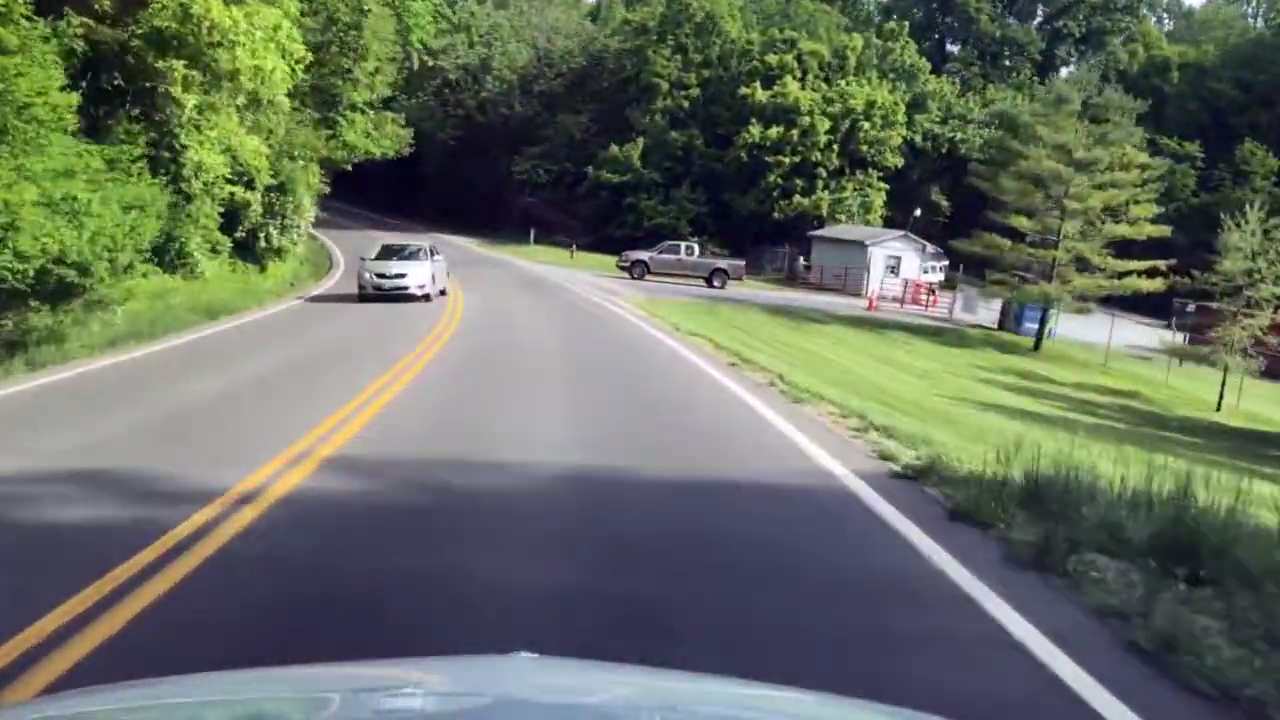
#> input picture Task-2/input/ugv_r3_task2/1.png, 1280 x 720 px; its folder holds only this picture in this run
$ python main.py
#> lines starting #> are read from the running program, lines starting #| are printed output that depends on the picture; after the words box and inside, x2 and y2 are one past the last pixel; in counts of white or black regions, pixels touching at a corner belong together
import cv2
import numpy as np
import os
import warnings


# =========================================================
# FUNCTION 1: CREATE FINAL LANE COORDINATES
# =========================================================
def make_coordinates(image, line_parameters):

    slope, intercept = line_parameters

    height = image.shape[0]
    width = image.shape[1]

    y1 = int(height * 0.90)
    y2 = int(height * 0.55)

    if abs(slope) < 0.001:
        return None

    x1 = int((y1 - intercept) / slope)
    x2 = int((y2 - intercept) / slope)

    x1 = max(0, min(width - 1, x1))
    x2 = max(0, min(width - 1, x2))

    return np.array([x1, y1, x2, y2])


# =========================================================
# FUNCTION 2: SELECT LEFT / RIGHT LANE CANDIDATE
# =========================================================
def select_lane_candidate(candidates, side, width):

    if len(candidates) == 0:
        return None

    if side == "left":
        reference_x = max(
            candidate[3]
            for candidate in candidates
        )

    else:
        reference_x = min(
            candidate[3]
            for candidate in candidates
        )

    close_candidates = [
        candidate
        for candidate in candidates
        if abs(candidate[3] - reference_x) < width * 0.10
    ]

    if len(close_candidates) == 0:
        return None

    values = np.array(close_candidates)

    return np.average(
        values[:, :2],
        axis=0,
        weights=values[:, 2]
    )


# =========================================================
# FUNCTION 3: FIND LEFT AND RIGHT LANES
# =========================================================
def average_lane_lines(image, lines):

    left_lines = []
    right_lines = []

    height, width = image.shape[:2]
    reference_y = height * 0.80

    if lines is None:
        return None, None

    # -----------------------------------------------------
    # IMPORTANT FIX:
    # Normalize OpenCV Hough output to N x 4
    # -----------------------------------------------------
    lines = np.asarray(lines).reshape(-1, 4)

    for x1, y1, x2, y2 in lines:

        x1 = float(x1)
        y1 = float(y1)
        x2 = float(x2)
        y2 = float(y2)

        if abs(x2 - x1) < 1e-6:
            continue

        slope = (y2 - y1) / (x2 - x1)

        if not 0.45 < abs(slope) < 5.0:
            continue

        intercept = y1 - slope * x1

        middle_x = (x1 + x2) / 2

        x_at_reference = (
            reference_y - intercept
        ) / slope

        length = np.hypot(
            x2 - x1,
            y2 - y1
        )

        candidate = (
            slope,
            intercept,
            length,
            x_at_reference
        )

        # -------------------------------------------------
        # LEFT LANE
        # -------------------------------------------------
        if (
            slope < 0
            and middle_x < width * 0.60
            and width * 0.05 < x_at_reference < width * 0.60
        ):
            left_lines.append(candidate)

        # -------------------------------------------------
        # RIGHT LANE
        # -------------------------------------------------
        elif (
            slope > 0
            and middle_x > width * 0.40
            and width * 0.40 < x_at_reference < width * 0.95
        ):
            right_lines.append(candidate)

    left_average = select_lane_candidate(
        left_lines,
        "left",
        width
    )

    right_average = select_lane_candidate(
        right_lines,
        "right",
        width
    )

    left_lane = None
    right_lane = None

    if left_average is not None:

        left_lane = make_coordinates(
            image,
            left_average
        )

    if right_average is not None:

        right_lane = make_coordinates(
            image,
            right_average
        )

    return left_lane, right_lane


# =========================================================
# FUNCTION 4: QUADRATIC RANSAC
# =========================================================
# [764 lines left out: functions fit_quadratic_ransac, find_curved_lanes, make_line_at_y, shorten_crossing_lane_pair, find_dashboard_curve_lane_pair, find_occluded_lane_pair and 1 more, not called in this run]


# =========================================================
# FUNCTION 11: PROCESS ONE IMAGE
# =========================================================
def process_image(image):

    # -----------------------------------------------------
    # STEP 1: GRAYSCALE
    # -----------------------------------------------------
    gray = cv2.cvtColor(
        image,
        cv2.COLOR_BGR2GRAY
    )

    # -----------------------------------------------------
    # STEP 2: GAUSSIAN BLUR
    # -----------------------------------------------------
    blur = cv2.GaussianBlur(
        gray,
        (5, 5),
        0
    )

    # -----------------------------------------------------
    # STEP 3: CANNY EDGE DETECTION
    # -----------------------------------------------------
    edges = cv2.Canny(
        blur,
        50,
        150
    )

    # -----------------------------------------------------
    # STEP 4: REGION OF INTEREST
    # -----------------------------------------------------
    height = edges.shape[0]
    width = edges.shape[1]

    mask = np.zeros_like(
        edges
    )

    polygon = np.array([[
        (int(width * 0.03), int(height * 0.90)),
        (int(width * 0.25), int(height * 0.47)),
        (int(width * 0.75), int(height * 0.47)),
        (int(width * 0.97), int(height * 0.90))
    ]], dtype=np.int32)

    cv2.fillPoly(
        mask,
        polygon,
        255
    )

    roi_edges = cv2.bitwise_and(
        edges,
        mask
    )

    # -----------------------------------------------------
    # STEP 5: HOUGH LINE TRANSFORM
    # -----------------------------------------------------
    lines = cv2.HoughLinesP(
        roi_edges,
        rho=1,
        theta=np.pi / 180,
        threshold=25,
        minLineLength=25,
        maxLineGap=45
    )

    # -----------------------------------------------------
    # STEP 6: FIND LEFT + RIGHT LANES
    # -----------------------------------------------------
    left_lane, right_lane = average_lane_lines(
        image,
        lines
    )

    straight_lanes = None

    if (
        left_lane is not None
        and right_lane is not None
    ):

        lx1, ly1, lx2, ly2 = left_lane
        rx1, ry1, rx2, ry2 = right_lane

        if (
            lx1 + width * 0.08 < rx1
            and lx2 < rx2
        ):

            straight_lanes = (
                left_lane,
                right_lane
            )

        else:

            straight_lanes = shorten_crossing_lane_pair(
                image,
                left_lane,
                right_lane
            )

    # -----------------------------------------------------
    # STEP 7: CURVED ROAD FALLBACK
    # -----------------------------------------------------
    curved_lanes = None

    if (
        straight_lanes is None
        and (
            left_lane is None
            or right_lane is None
        )
    ):

        curved_lanes = find_curved_lanes(
            image,
            edges
        )

    # -----------------------------------------------------
    # STEP 8: OCCLUSION / PORTRAIT FALLBACK
    # -----------------------------------------------------
    if (
        straight_lanes is None
        and curved_lanes is None
    ):

        straight_lanes = find_portrait_lane_pair(
            image
        )

    # -----------------------------------------------------
    # STEP 9: PREPARE OUTPUT
    # -----------------------------------------------------
    lane_image = image.copy()

    lane_detected = False

    line_thickness = max(
        3,
        width // 160
    )

    text_origin = (
        max(15, width // 40),
        max(30, height // 14)
    )

    text_scale = max(
        0.45,
        width / 1200
    )

    # -----------------------------------------------------
    # CURVED LANES
    # -----------------------------------------------------
    if curved_lanes is not None:

        left_curve, right_curve = curved_lanes

        overlay = image.copy()

        drivable_area = np.array([
            np.vstack([
                left_curve,
                right_curve[::-1]
            ])
        ], dtype=np.int32)

        cv2.fillPoly(
            overlay,
            drivable_area,
            (0, 255, 0)
        )

        lane_image = cv2.addWeighted(
            overlay,
            0.30,
            image,
            0.70,
            0
        )

        cv2.polylines(
            lane_image,
            [left_curve],
            False,
            (0, 0, 255),
            line_thickness
        )

        cv2.polylines(
            lane_image,
            [right_curve],
            False,
            (0, 0, 255),
            line_thickness
        )

        lane_detected = True

    # -----------------------------------------------------
    # STRAIGHT LANES
    # -----------------------------------------------------
    elif straight_lanes is not None:

        left_lane, right_lane = straight_lanes

        lx1, ly1, lx2, ly2 = left_lane
        rx1, ry1, rx2, ry2 = right_lane

        if (
            lx1 + width * 0.08 < rx1
            and lx2 < rx2
        ):

            overlay = image.copy()

            drivable_area = np.array([[
                (lx1, ly1),
                (lx2, ly2),
                (rx2, ry2),
                (rx1, ry1)
            ]], dtype=np.int32)

            cv2.fillPoly(
                overlay,
                drivable_area,
                (0, 255, 0)
            )

            lane_image = cv2.addWeighted(
                overlay,
                0.30,
                image,
                0.70,
                0
            )

            cv2.line(
                lane_image,
                (lx1, ly1),
                (lx2, ly2),
                (0, 0, 255),
                line_thickness
            )

            cv2.line(
                lane_image,
                (rx1, ry1),
                (rx2, ry2),
                (0, 0, 255),
                line_thickness
            )

            lane_detected = True

    # -----------------------------------------------------
    # INCOMPLETE DETECTION
    # -----------------------------------------------------
    if not lane_detected:

        for lane in (
            left_lane,
            right_lane
        ):

            if lane is not None:

                x1, y1, x2, y2 = lane

                cv2.line(
                    lane_image,
                    (x1, y1),
                    (x2, y2),
                    (0, 0, 255),
                    line_thickness
                )

        cv2.putText(
            lane_image,
            "Lane Detection Incomplete",
            text_origin,
            cv2.FONT_HERSHEY_SIMPLEX,
            text_scale,
            (0, 0, 255),
            max(
                1,
                line_thickness // 2
            ),
            cv2.LINE_AA
        )

    # -----------------------------------------------------
    # SUCCESSFUL DETECTION
    # -----------------------------------------------------
    else:

        cv2.putText(
            lane_image,
            "Drivable Area",
            text_origin,
            cv2.FONT_HERSHEY_SIMPLEX,
            text_scale,
            (0, 255, 0),
            max(
                1,
                line_thickness // 2
            ),
            cv2.LINE_AA
        )

    return lane_image


# =========================================================
# MAIN PROGRAM
# =========================================================

base_folder = os.path.dirname(
    os.path.abspath(__file__)
)


print("\n======================================")
print("Task-2 Lane Detection")
print("======================================")


# ---------------------------------------------------------
# INPUT / OUTPUT
# ---------------------------------------------------------
input_folder = os.path.join(
    base_folder,
    "Input"
)

output_folder = os.path.join(
    base_folder,
    "Output"
)


os.makedirs(
    output_folder,
    exist_ok=True
)


# ---------------------------------------------------------
# CHECK INPUT
# ---------------------------------------------------------
if not os.path.exists(input_folder):

    print("ERROR: Input folder does not exist:")
    print(input_folder)

    input("\nPress Enter to exit...")
    raise SystemExit


# ---------------------------------------------------------
# SEARCH FOR IMAGES RECURSIVELY
# ---------------------------------------------------------
valid_extensions = (
    ".jpg",
    ".jpeg",
    ".png",
    ".bmp",
    ".webp"
)

image_paths = []


for root, dirs, files in os.walk(
    input_folder
):

    for filename in files:

        if filename.lower().endswith(
            valid_extensions
        ):

            image_paths.append(
                os.path.join(
                    root,
                    filename
                )
            )


image_paths.sort()


# ---------------------------------------------------------
# INFORMATION
# ---------------------------------------------------------
print(
    "Input folder:",
    input_folder
)

print(
    "Output folder:",
    output_folder
)

print(
    "Images found:",
    len(image_paths)
)

print("======================================")


# ---------------------------------------------------------
# NO IMAGES
# ---------------------------------------------------------
if len(image_paths) == 0:

    print("\nERROR: No images were found.")

    print("\nSearched recursively inside:")
    print(input_folder)

    print("\nSupported formats:")
    print(
        ".jpg  .jpeg  .png  .bmp  .webp"
    )

    input("\nPress Enter to exit...")
    raise SystemExit


# ---------------------------------------------------------
# PROCESS ALL IMAGES
# ---------------------------------------------------------
processed_count = 0


for image_path in image_paths:

    filename = os.path.basename(
        image_path
    )

    print(
        "\nProcessing:",
        filename
    )

    image = cv2.imread(
        image_path
    )
#> image is the input picture: shape (720, 1280, 3); mean B, G, R 96.3, 109.9, 101.8

    if image is None:

        print(
            "ERROR: Could not read:",
            filename
        )

        continue

    try:

        result = process_image(
            image
        )
#> in process_image, `gray = cv2.cvtColor( image, cv2.COLOR_BGR2GRAY )`:
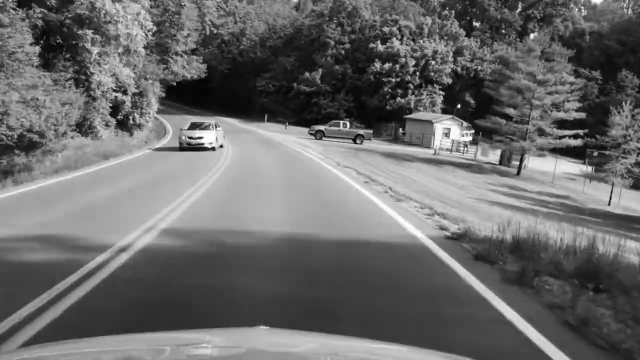
#> gray: shape (720, 1280) (shown at 1/2 size); min 0, max 255, mean 105.9
#> in process_image, `edges = cv2.Canny( blur, 50, 150 )`:
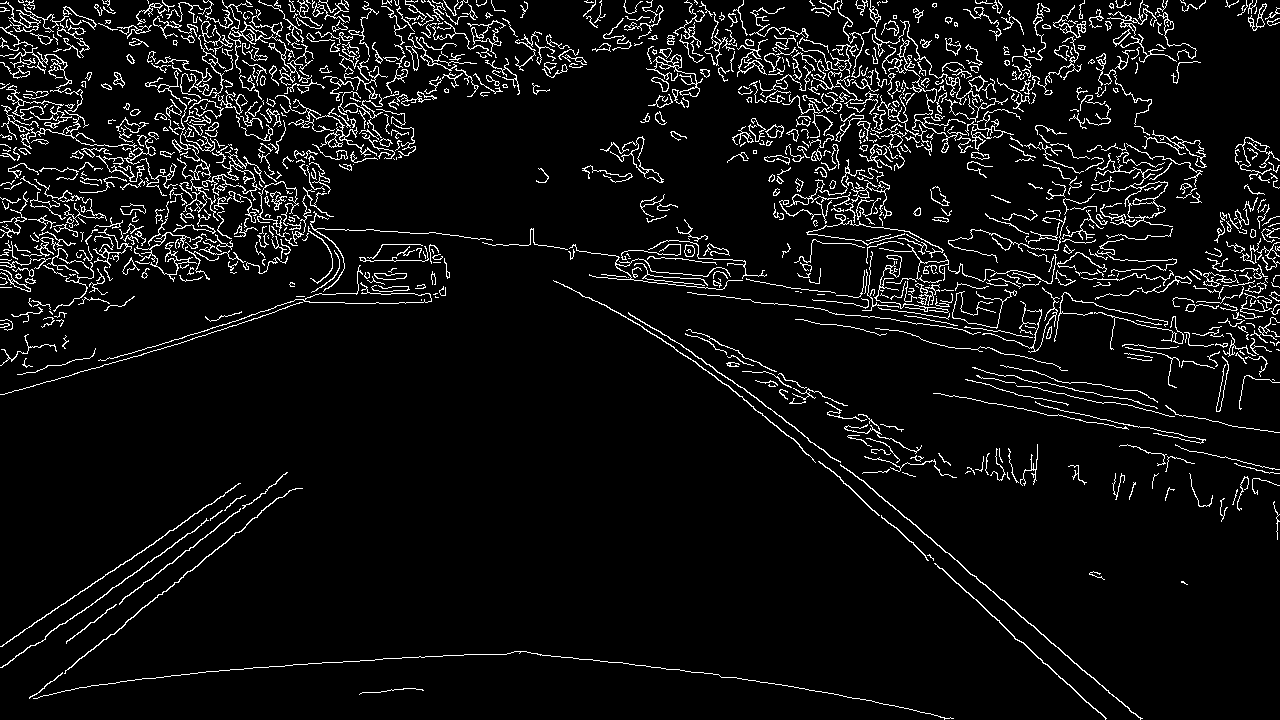
#> edges: shape (720, 1280); 6.4% white in thin lines or dots
#> in process_image, `cv2.fillPoly( mask, polygon, 255 )`:
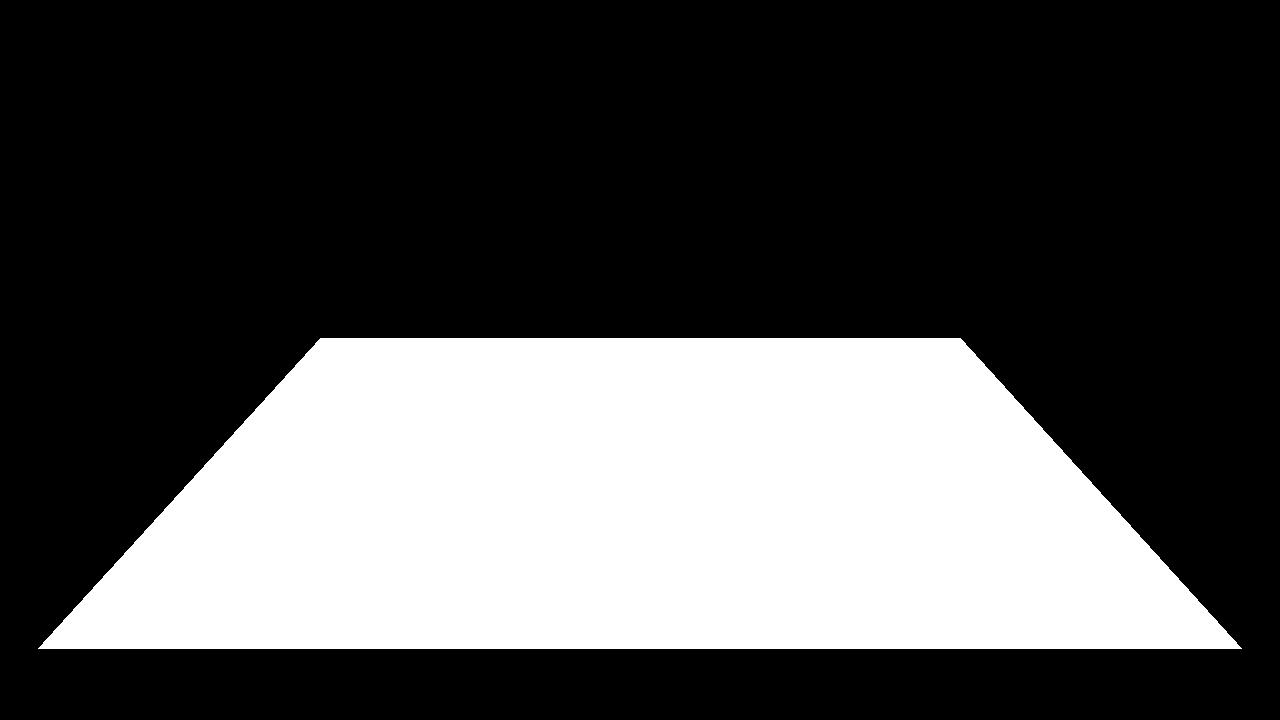
#> mask: shape (720, 1280); 31.1% white; 1 white region, box (x1, y1, x2, y2) and area: (38, 338, 1242, 649) 286897
#> in process_image, `lines = cv2.HoughLinesP( roi_edges, rho=1, theta=np.pi / 180, threshol..`: lines = 63 rows, first 6: [833, 471, 1029, 648], [66, 642, 276, 483], [742, 387, 875, 491], [822, 463, 1028, 648], [863, 480, 1051, 643], [56, 628, 245, 495]
#> (the rest of the program and of its run is left out)
